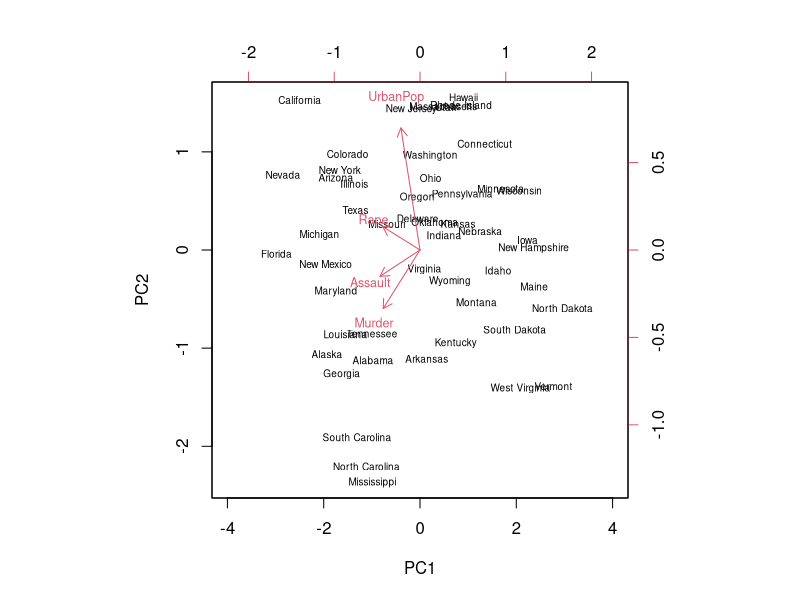
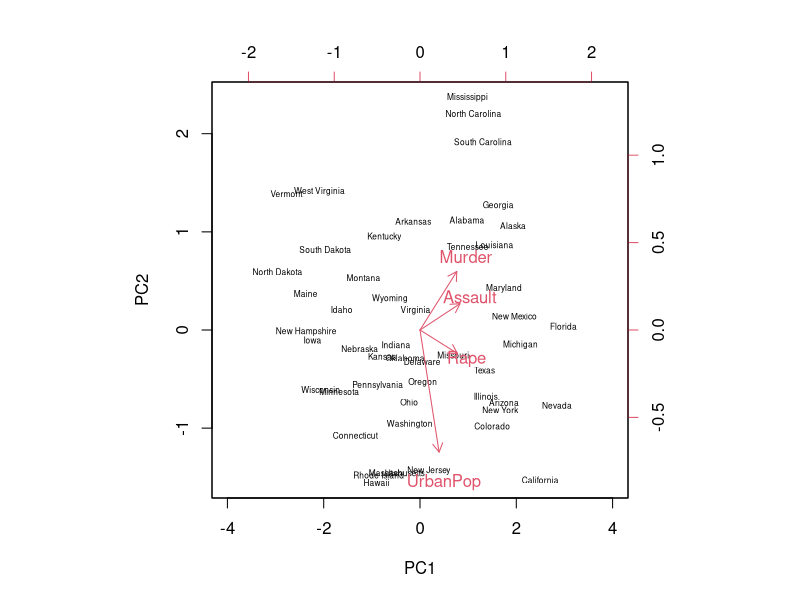
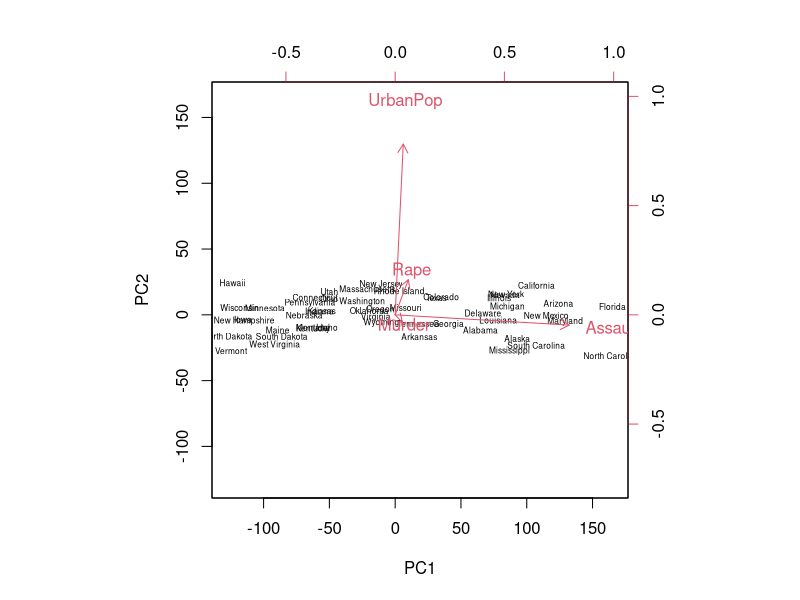
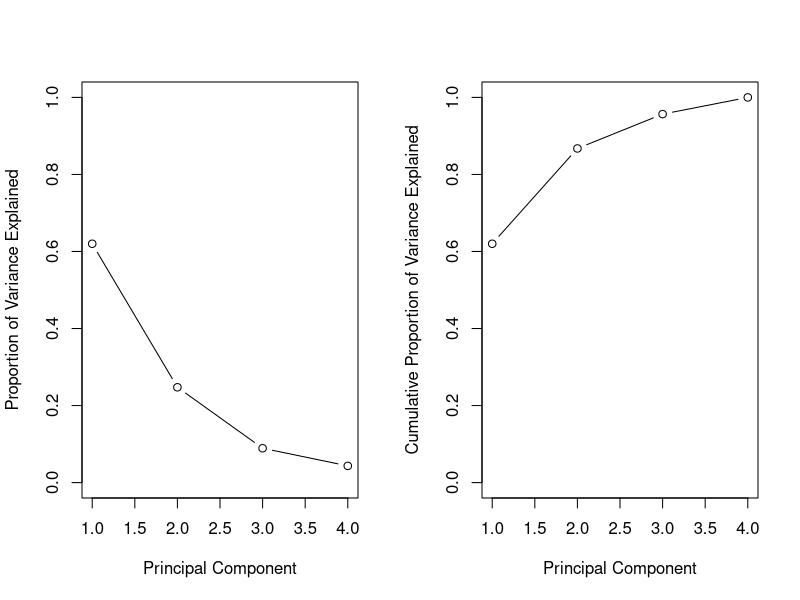
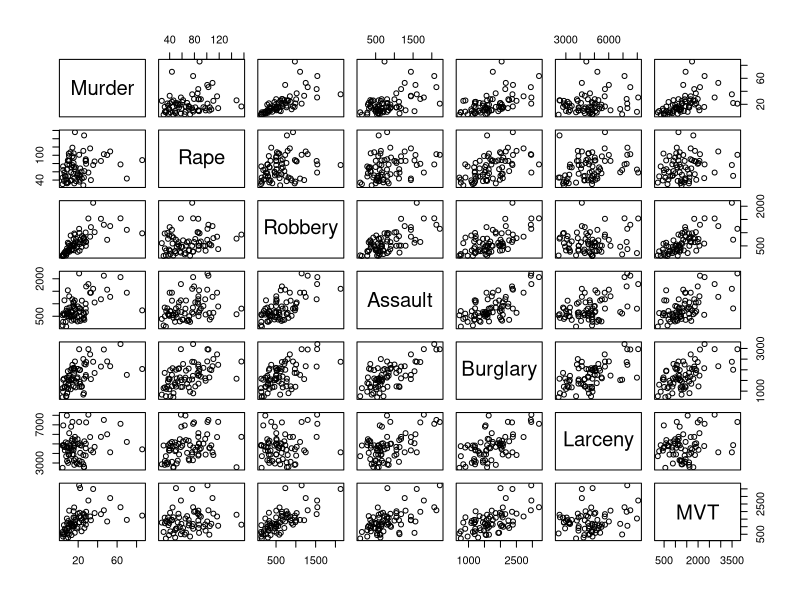
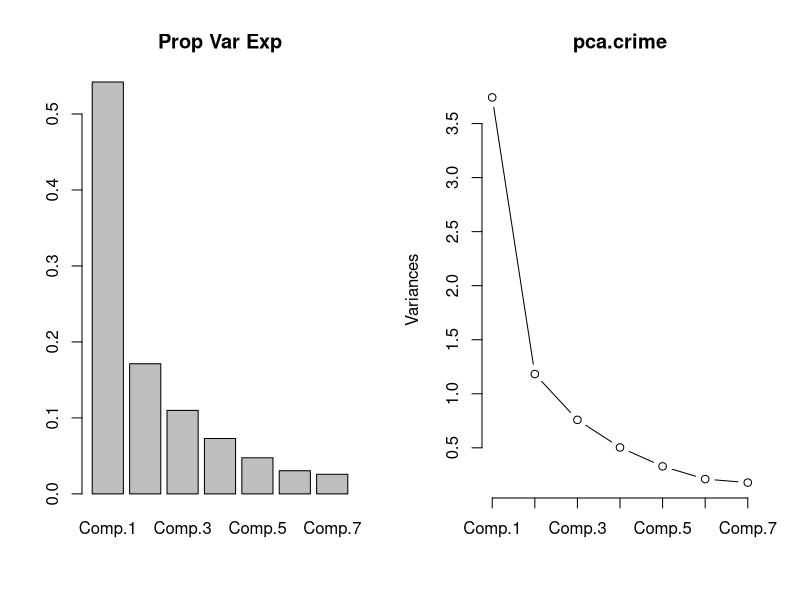
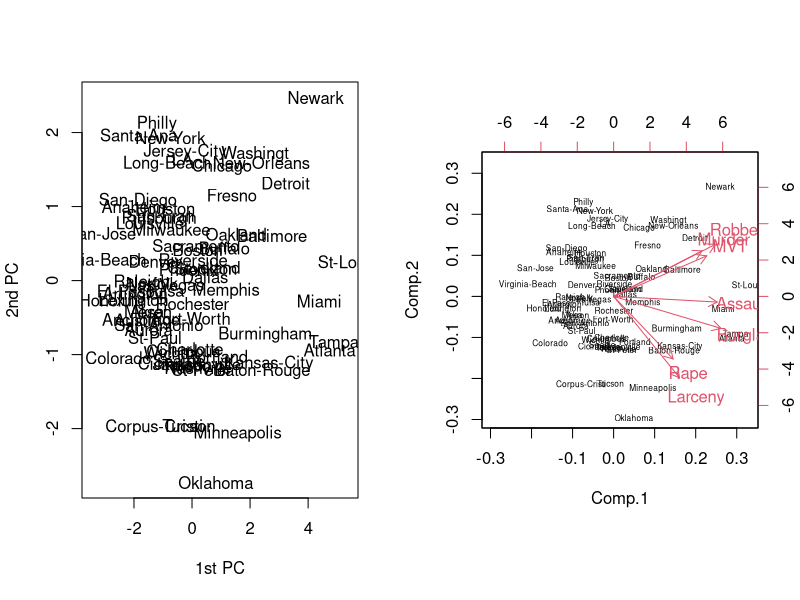
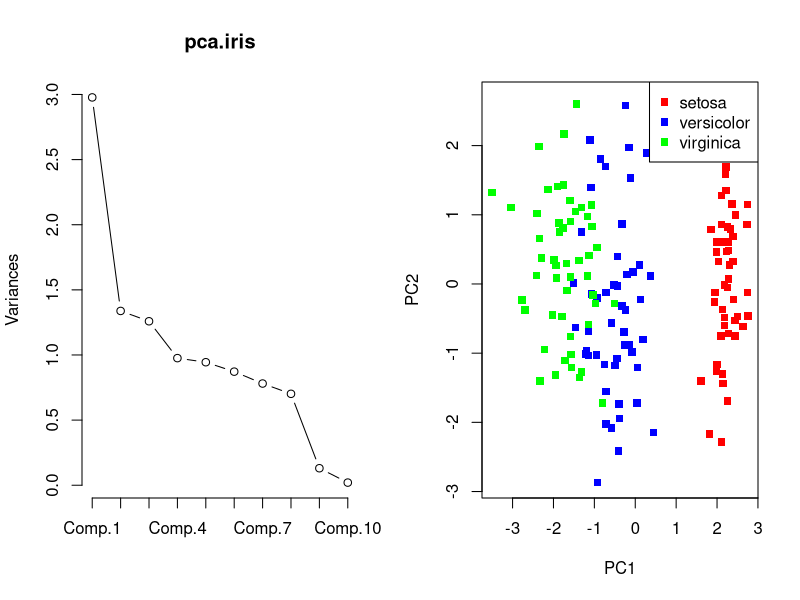

Generate these figures, in order, with R:
## ---- chunk 1
options(width=80)
library(knitr)
knitr::opts_chunk$set(echo = TRUE, warning = F, message = F)
knit_hooks$set(no.main = function(before, options, envir) {
    if (before) par(mar = c(4.1, 4.1, 1.1, 1.1))  # smaller margin on top
})
## ---- chunk 2
states=row.names(USArrests)
states
## ---- chunk 3
names(USArrests)
apply(USArrests, 2, mean)
apply(USArrests, 2, var)
## ---- chunk 4
pr.out=prcomp(USArrests, scale.=TRUE)
names(pr.out)
pr.out$center
pr.out$scale
## ---- chunk 5
pr.out$rotation
dim(pr.out$x)
## ---- chunk 6
biplot(pr.out, scale=0,  cex=c(0.6, 0.75),xlim=c(-4,4))
## ---- chunk 7
pr.out$rotation=-pr.out$rotation; pr.out$x=-pr.out$x
biplot(pr.out, scale=0,cex=c(1/2, 1),xlim=c(-4,4))
## ---- chunk 8
biplot(prcomp(USArrests, scale. = F), scale=0, cex=c(1/2, 1))
## ---- chunk 9
pr.out$sdev
pr.var=pr.out$sdev^2
pr.var
pve=pr.var/sum(pr.var)
pve
## ---- chunk 10
par(mfrow=c(1,2))
plot(pve, xlab="Principal Component", ylab="Proportion of Variance Explained", ylim=c(0,1),type='b')
plot(cumsum(pve), xlab="Principal Component", ylab="Cumulative Proportion of Variance Explained", ylim=c(0,1),type='b')
## ---- chunk 11
setwd("~/GitHub/DattaHub.github.io/data-analytics/data")
crime<-read.table("city_crime.txt")
## ---- chunk 12
pairs(crime)
## ---- chunk 13
pca.crime<-princomp(scale(crime),cor=FALSE)
## ---- chunk 14
summary(pca.crime)
## ---- chunk 15
loadings(pca.crime)
## ---- chunk 16
PoV <- pca.crime$sdev^2/sum(pca.crime$sdev^2)
barplot(PoV, main="Prop Var Exp")
## ---- chunk 17
screeplot(pca.crime, type="line")
## ---- chunk 18
pcs.crime<-predict(pca.crime)
## ---- chunk 19
plot(pcs.crime[,1:2],type="n",xlab='1st PC',ylab='2nd PC') 
text(pcs.crime[,1:2],row.names(crime))
## ---- chunk 20
biplot(pca.crime, cex = c(0.5,1))
## ---- chunk 21
pc.cr<-prcomp(crime, scale=TRUE, cor=TRUE, scores=TRUE)
pc.cr1<-princomp(crime, scale=TRUE, cor=TRUE, scores=TRUE)
pc.cr$scale
pc.cr1$scale
## ---- chunk 22
data(iris)
str(iris)
dat.iris = data.matrix(iris[,1:4]) ## features except the species name. 
## ---- chunk 23
set.seed(2023)
dat.iris = cbind(array(rnorm(150*6), c(150, 6)),dat.iris)
colnames(dat.iris)[5:10] <- paste('V', 1:6, sep='')
## ---- chunk 24
dat.iris = scale(dat.iris, center=TRUE, scale=TRUE)
## ---- chunk 25
pca.iris <- princomp(dat.iris, cor=TRUE)
## ---- chunk 26
summary(pca.iris)
## ---- chunk 27
screeplot(pca.iris, type="line")
## ---- chunk 28
pcs.iris <- predict(pca.iris)
## ---- chunk 29
col.code = as.character(iris$Species)
col.code[col.code == "setosa"] = 'red'
col.code[col.code == "versicolor"] = 'blue'
col.code[col.code == "virginica"] = 'green'
## ---- chunk 30
plot(pcs.iris[,1:2], type='p', pch=15, col=col.code, xlab="PC1", ylab="PC2")
legend("topright", col=c('red', 'blue', 'green')
     , legend = c('setosa', 'versicolor', 'virginica'), pch = 15
      )
## ---- chunk 31
plot(dat.iris[,1:2], type='p', pch=15, col=col.code, xlab="X1", ylab="X2")
legend("topright", col=c('red', 'blue', 'green'),legend = c('setosa', 'versicolor', 'virginica'), pch = 15)
## ---- chunk 32
plot(pcs.iris[,1:2], type='p', pch=15, col=col.code, xlab="PC1", ylab="PC2")
legend("bottomleft", col=c('red', 'blue', 'green'), legend = c('setosa', 'versicolor', 'virginica')
     , pch = 15
      )
## ---- chunk 33
library(pls)
data(oliveoil)
y <- as.numeric(oliveoil$sensory[,1])
X <- as.matrix(oliveoil$chemical)
for(i in 1:ncol(X)) { X[,i] <- X[,i] / sd(X[,i]) }
## ---- chunk 34
S <- cov(X)
eS <- eigen(S, symmetric=TRUE)
## ---- chunk 35
Z <- X %*% eS$vectors
colnames(Z) <- paste("PC", 1:5, sep="")
cumsum(eS$values)/sum(eS$values)
## ---- chunk 36
Zp <- cbind(1, cbind(Z[,1:3]))
theta.pcr <- drop(solve(t(Zp) %*% Zp) %*% t(Zp) %*% y)
theta.pcr
## ---- chunk 37
beta.pcr <- matrix(c(theta.pcr[1], eS$vectors[,1:3] %*% theta.pcr[-1]), nrow=1)
colnames(beta.pcr) <- c("Intercept", colnames(oliveoil$chemical))
beta.pcr
## ---- chunk 38
fit.pcr <- pcr(y ~ X, ncomp=3)
rbind(automated=coef(fit.pcr, intercept=TRUE), byhand=as.numeric(beta.pcr))
## ---- chunk 39
cv.pcr <- pcr(y ~ X, validation="LOO")
RMSEP(cv.pcr)
## ---- chunk 40
plot(RMSEP(cv.pcr), main="")
